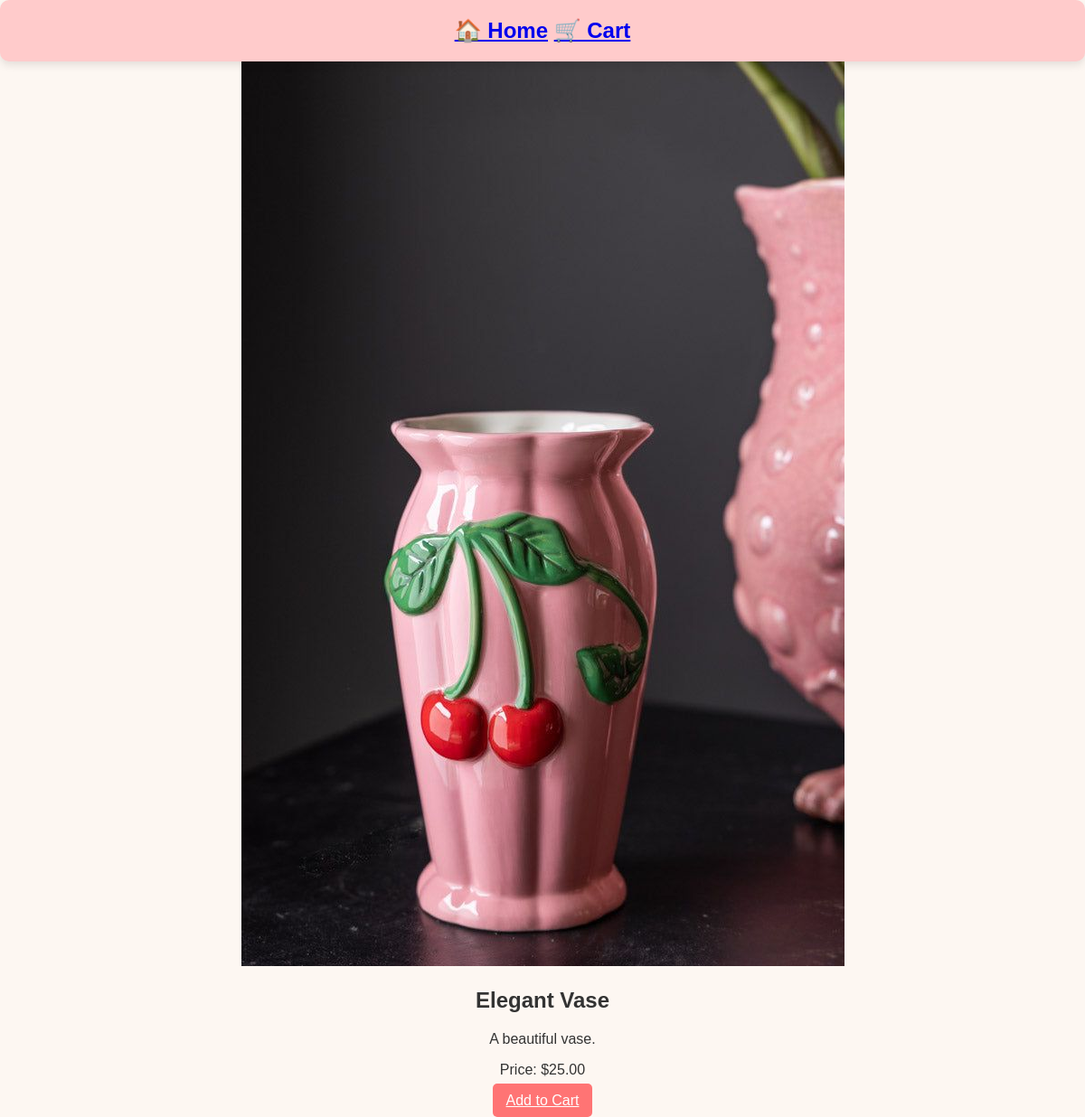
The page /products/1/ on the database its author committed.
### shop/models.py (models this page shows, shortened)
class Product(models.Model):
    name = models.CharField(max_length=200)
    description = models.TextField()
    price = models.DecimalField(max_digits=10, decimal_places=2)
    stock = models.PositiveIntegerField(default=0)
    image = models.ImageField(upload_to='products/')
    created_at = models.DateTimeField(auto_now_add=True)
    updated_at = models.DateTimeField(auto_now=True)

### shop/views.py (the view)
# urls.py: path('products/<int:product_id>/', product_detail, name='product_detail'),
def product_detail(request, product_id):
    product = get_object_or_404(Product, id=product_id)
    return render(request, 'product_detail.html', {'product': product})

### templates/product_detail.html (shortened to what this page needs)
<!DOCTYPE html>
<html lang="en">
<head>
    {% load static %}
    <link rel="stylesheet" href="{% static 'styles.css' %}">
</head>
<body>
    <header>
        <a href="{% url 'home' %}">🏠 Home</a>
        <a href="{% url 'view_cart' %}">🛒 Cart</a>
    </header>
    <section class="product-detail">
        <img src="{% static 'images/decor' %}{{ product.id }}.jpg" alt="{{ product.name }}">
        <h2>{{ product.name }}</h2>
        <p>{{ product.description }}</p>
        <p>Price: ${{ product.price }}</p>
        <a href="{% url 'add_to_cart' product.id %}" class="btn">Add to Cart</a>
    </section>
</body>
</html>

### static/styles.css (style rules this page uses)
body { font-family: "Poppins", sans-serif; background-color: #fdf7f2; color: #333; text-align: center; margin: 0; padding: 0; }
header { background: #ffcbcb; padding: 20px; text-align: center; font-size: 24px; font-weight: bold; box-shadow: 0px 4px 10px rgba(0, 0, 0, 0.1); border-radius: 10px; position: relative; }
button, .btn { background: #ff7474; color: white; border: none; padding: 10px 15px; cursor: pointer; border-radius: 5px; font-size: 16px; transition: background 0.3s, transform 0.2s; }

### rows shown on the page
Product: name "Elegant Vase", description "A beautiful vase.", price "25.00"
